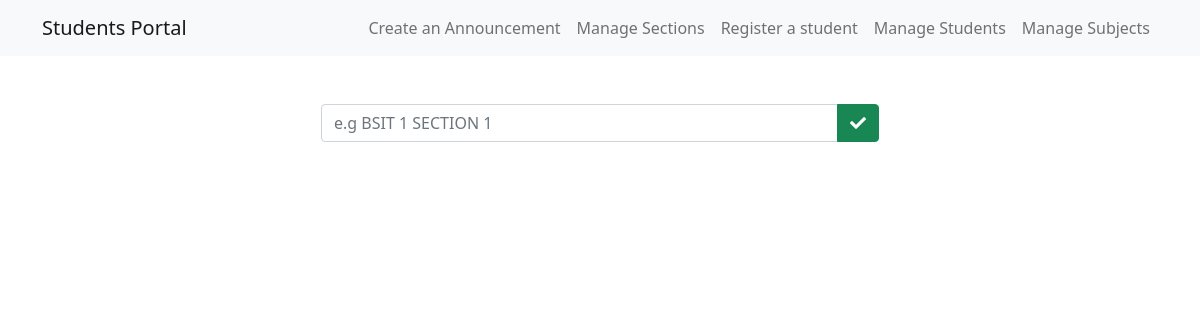
The page /admin-views/manage-sections.php on the database as committed earlier.
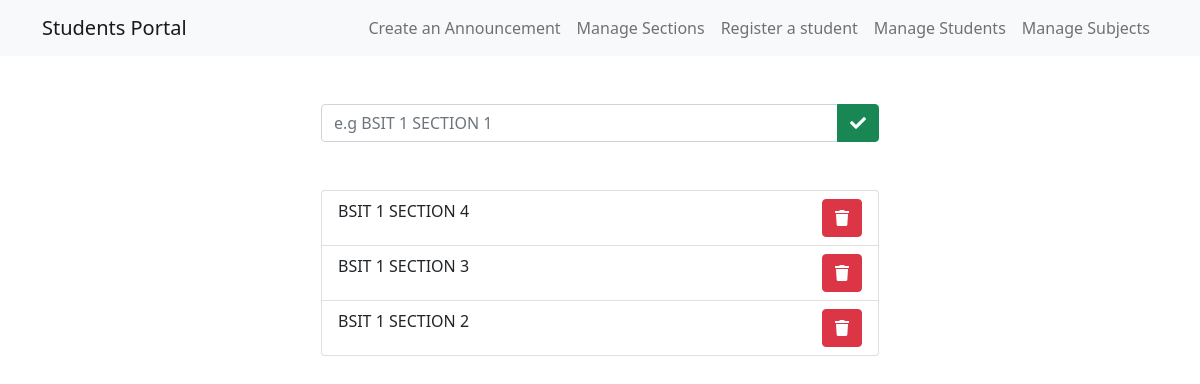
The same page on the database as committed later.
### tables this page shows
CREATE TABLE `sections` (
  `id` int(11) NOT NULL,
  `section` varchar(255) NOT NULL
);

### functions/admin-logic.php (called while the page is built, shortened)
<?php
function show($table_name){
    $conn = connect();
    $sql = "SELECT  * FROM $table_name ORDER BY id DESC";
    $result = $conn->query($sql);
    if($result->num_rows > 0){
       $rows = array();
       while($row  = $result->fetch_assoc()){
           $rows[] = $row;
       }
       return $rows;
    }else{
        return FALSE;
    }
}
?>

### admin-views/manage-sections.php (the view, shortened to what this page needs)
<?php
include '../functions//admin-logic.php';
include 'navbar-admin.php';
?>
<main class="my-5">
    <div class="container">
        <form action="" method="post" class="w-50 mx-auto">
            <div class="input-group">
                <input type="text" name="section" placeholder="e.g BSIT 1 SECTION 1" id="" class="form-control">
                <button type="submit" name="add_section" class="btn btn-success"><i class="fas fa-check"></i></button>
            </div>
        </form>
        <?php if (!empty(show('sections'))) : ?>
            <ul class="list-group mt-5 w-50 mx-auto">
                <?php foreach (show('sections') as $section) : ?>
                    <li class="list-group-item"><?php echo $section['section'] ?>
                            <a href="delete.php?section_id=<?php echo $section['id'] ?>" class="btn btn-danger float-end"> <i class="fas fa-trash"></i> </a>
                    </li>
                <?php endforeach; ?>
            </ul>
        <?php endif; ?>
    </div>
</main>

Rows that differ between the two databases and show on the page:
added sections: section "BSIT 1 SECTION 4"
added sections: section "BSIT 1 SECTION 3"
added sections: section "BSIT 1 SECTION 2"
